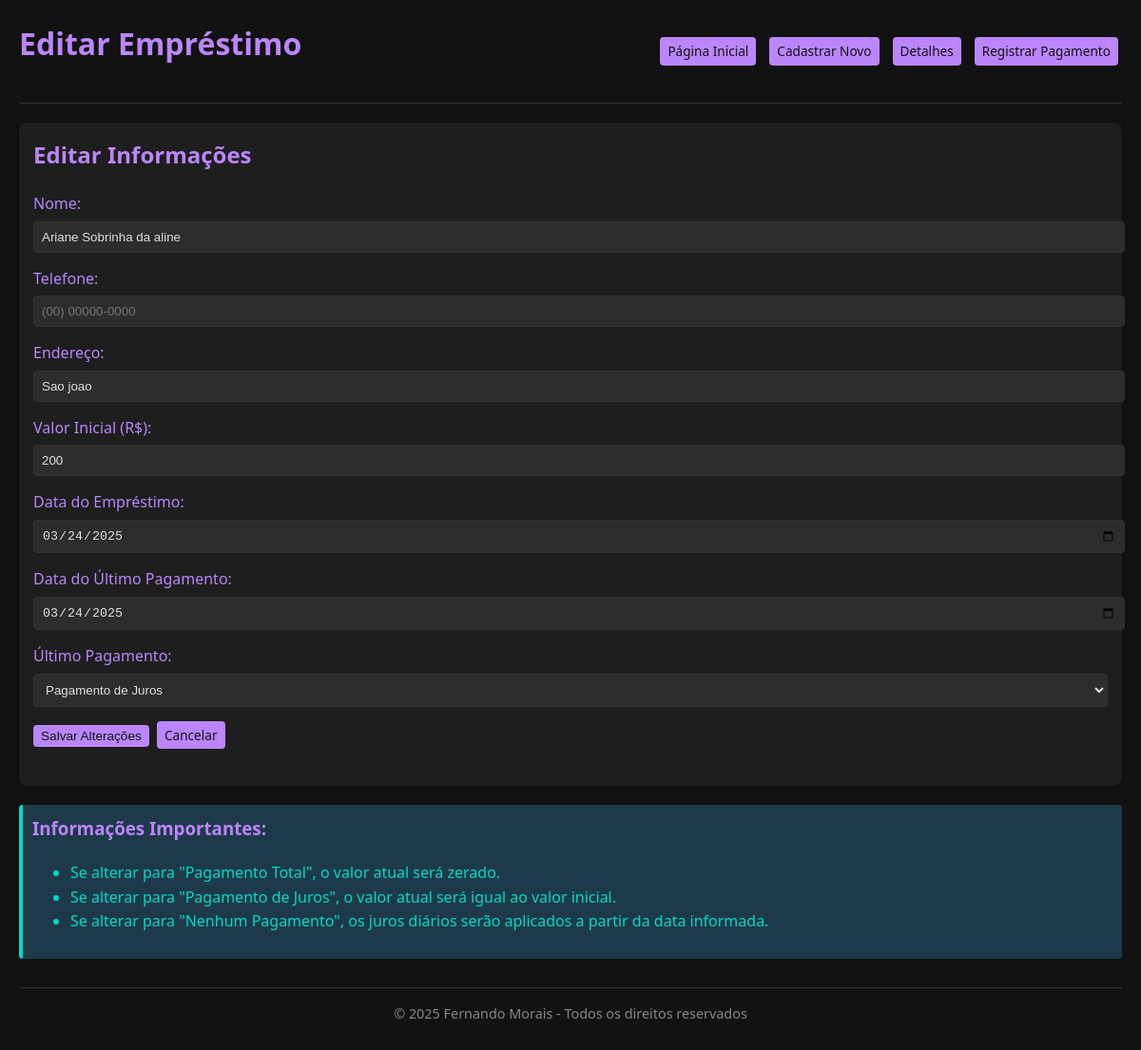
The page /editar.php?id=19 on the database its author committed.
### tables this page shows
CREATE TABLE devedores (
            id INTEGER PRIMARY KEY AUTOINCREMENT,
            nome TEXT NOT NULL,
            telefone TEXT,
            endereco TEXT,
            valor_inicial REAL NOT NULL,
            valor_atual REAL NOT NULL,
            data_emprestimo TEXT NOT NULL,
            data_ultimo_pagamento TEXT NOT NULL,
            ultimo_pagamento TEXT NOT NULL
        );

### db.php (called while the page is built, shortened)
<?php
function buscarDevedor($db, $id) {
    $stmt = $db->prepare('SELECT * FROM devedores WHERE id = :id');
    $stmt->bindValue(':id', $id, PDO::PARAM_INT);
    $stmt->execute();
    $devedor = $stmt->fetch(PDO::FETCH_ASSOC);
    return $devedor ?: null;
}
?>

### editar.php (the view, shortened to what this page needs)
<?php
require_once 'db.php';
$db = inicializarBancoDados();
$id = $_GET['id'];
$devedor = buscarDevedor($db, $id);
?>
<!DOCTYPE html>
<html lang="pt-BR">
<head>
    <link rel="stylesheet" href="styles-dark.css">
</head>
<body>
    <div class="container">
        <div class="header">
            <h1>Editar Empréstimo</h1>
            <div class="navigation">
                <a href="index.php" class="btn btn-primary">Página Inicial</a>
                <a href="cadastro.php" class="btn btn-success">Cadastrar Novo</a>
                <a href="detalhes.php?id=<?php echo $id; ?>" class="btn btn-info">Detalhes</a>
                <a href="pagamento.php?id=<?php echo $id; ?>" class="btn btn-warning">Registrar Pagamento</a>
            </div>
        </div>
        <div class="card">
            <h2>Editar Informações</h2>
            <form method="post" action="">
                <div class="form-group">
                    <label for="nome">Nome:</label>
                    <input type="text" id="nome" name="nome" value="<?php echo htmlspecialchars($devedor['nome']); ?>" required>
                </div>
                <div class="form-group">
                    <label for="telefone">Telefone:</label>
                    <input type="text" id="telefone" name="telefone" value="<?php echo htmlspecialchars($devedor['telefone']); ?>" placeholder="(00) 00000-0000">
                </div>
                <div class="form-group">
                    <label for="endereco">Endereço:</label>
                    <input type="text" id="endereco" name="endereco" value="<?php echo htmlspecialchars($devedor['endereco']); ?>" placeholder="Rua, número, bairro, cidade">
                </div>
                <div class="form-group">
                    <label for="valor_inicial">Valor Inicial (R$):</label>
                    <input type="number" id="valor_inicial" name="valor_inicial" step="0.01" min="0.01" value="<?php echo $devedor['valor_inicial']; ?>" required>
                </div>
                <div class="form-group">
                    <label for="data_emprestimo">Data do Empréstimo:</label>
                    <input type="date" id="data_emprestimo" name="data_emprestimo" value="<?php echo $devedor['data_emprestimo']; ?>" required>
                </div>
                <div class="form-group">
                    <label for="data_ultimo_pagamento">Data do Último Pagamento:</label>
                    <input type="date" id="data_ultimo_pagamento" name="data_ultimo_pagamento" value="<?php echo $devedor['data_ultimo_pagamento']; ?>" required>
                </div>
                <div class="form-group">
                    <label for="ultimo_pagamento">Último Pagamento:</label>
                    <select id="ultimo_pagamento" name="ultimo_pagamento" required>
                        <option value="juros" <?php echo $devedor['ultimo_pagamento'] === 'juros' ? 'selected' : ''; ?>>Pagamento de Juros</option>
                    </select>
                </div>
                <button type="submit" class="btn btn-primary">Salvar Alterações</button>
                <a href="index.php" class="btn btn-secondary">Cancelar</a>
            </form>
        </div>
        <div class="alert alert-info">
            <h3>Informações Importantes:</h3>
            <ul>
                <li>Se alterar para "Pagamento Total", o valor atual será zerado.</li>
                <li>Se alterar para "Pagamento de Juros", o valor atual será igual ao valor inicial.</li>
                <li>Se alterar para "Nenhum Pagamento", os juros diários serão aplicados a partir da data informada.</li>
            </ul>
        </div>
        <?php include 'footer.php'; ?>
    </div>
</body>
</html>

### styles-dark.css (style rules this page uses)
body { font-family: 'Segoe UI', Arial, sans-serif; line-height: 1.6; margin: 0; padding: 20px; background-color: #121212; color: #e0e0e0; }
.container { max-width: 1200px; margin: 0 auto; }
.header { display: flex; justify-content: space-between; align-items: center; margin-bottom: 20px; padding-bottom: 15px; border-bottom: 1px solid #333; }
.navigation { display: flex; gap: 10px; }
.btn-primary { background-color: #bb86fc; color: #121212; }
.btn-secondary { background-color: #333; color: #e0e0e0; }
.btn-info { background-color: #03dac6; color: #121212; }
.btn-warning { background-color: #ffb74d; color: #121212; }
.btn { display: inline-block; padding: 4px 8px; background-color: #bb86fc; color: #121212; text-decoration: none; border-radius: 4px; border: none; cursor: pointer; font-weight: 500; transition: background-color 0.3s, transform 0.2s; margin-right: 4px; margin-bottom: 4px; font-size: 0.85em; }
.card { background-color: #1e1e1e; border-radius: 8px; padding: 15px; margin-bottom: 20px; box-shadow: 0 2px 4px rgba(0, 0, 0, 0.3); }
h1, h2, h3 { color: #bb86fc; margin-top: 0; }
form { margin-bottom: 20px; }
label { display: block; margin-bottom: 5px; color: #bb86fc; }
input[type="text"], input[type="number"], input[type="date"], textarea, select { width: 100%; padding: 8px; margin-bottom: 15px; border-radius: 4px; border: 1px solid #333; background-color: #2d2d2d; color: #e0e0e0; }
.alert { padding: 10px; border-radius: 4px; margin-bottom: 15px; }
.alert-info { background-color: #1e3a4a; color: #03dac6; border-left: 4px solid #03dac6; }

### rows shown on the page
devedores: nome "Ariane Sobrinha da aline", endereco "Sao joao", valor_inicial "200", data_emprestimo "03/24/2025", data_ultimo_pagamento "03/24/2025", ultimo_pagamento "Pagamento de Juros"
